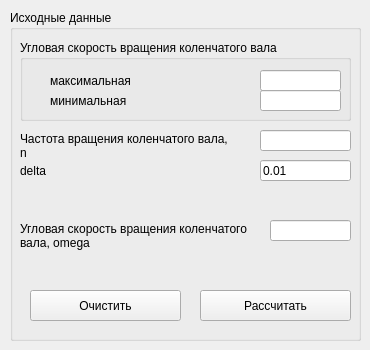
      <widget class="QWidget" name="tab_20">
       <property name="enabled">
        <bool>true</bool>
       </property>
       <attribute name="title">
        <string>Маховик</string>
       </attribute>
       <widget class="QGroupBox" name="groupBox_11">
        <property name="geometry">
         <rect>
          <x>10</x>
          <y>10</y>
          <width>351</width>
          <height>331</height>
         </rect>
        </property>
        <property name="title">
         <string>Исходные данные</string>
        </property>
        <widget class="QPushButton" name="pushButton_13">
         <property name="geometry">
          <rect>
           <x>20</x>
           <y>280</y>
           <width>151</width>
           <height>31</height>
          </rect>
         </property>
         <property name="text">
          <string>Очистить</string>
         </property>
        </widget>
        <widget class="QPushButton" name="_btn_CalcDinam_2">
         <property name="geometry">
          <rect>
           <x>190</x>
           <y>280</y>
           <width>151</width>
           <height>31</height>
          </rect>
         </property>
         <property name="text">
          <string>Рассчитать</string>
         </property>
        </widget>
        <widget class="QLineEdit" name="param_dinam_omega_2">
         <property name="geometry">
          <rect>
           <x>260</x>
           <y>210</y>
           <width>81</width>
           <height>21</height>
          </rect>
         </property>
         <property name="maximumSize">
          <size>
           <width>100</width>
           <height>16777215</height>
          </size>
         </property>
         <property name="text">
          <string/>
         </property>
        </widget>
        <widget class="QLabel" name="label_190">
         <property name="geometry">
          <rect>
           <x>10</x>
           <y>210</y>
           <width>231</width>
           <height>31</height>
          </rect>
         </property>
         <property name="text">
          <string>Угловая скорость вращения коленчатого вала, omega</string>
         </property>
         <property name="alignment">
          <set>Qt::AlignLeading|Qt::AlignLeft|Qt::AlignVCenter</set>
         </property>
         <property name="wordWrap">
          <bool>true</bool>
         </property>
        </widget>
        <widget class="QLineEdit" name="param_dinam_Fp_2">
         <property name="geometry">
          <rect>
           <x>250</x>
           <y>120</y>
           <width>91</width>
           <height>21</height>
          </rect>
         </property>
         <property name="maximumSize">
          <size>
           <width>100</width>
           <height>16777215</height>
          </size>
         </property>
         <property name="text">
          <string/>
         </property>
        </widget>
        <widget class="QLabel" name="label_191">
         <property name="geometry">
          <rect>
           <x>10</x>
           <y>120</y>
           <width>211</width>
           <height>31</height>
          </rect>
         </property>
         <property name="text">
          <string>Частота вращения коленчатого вала, n</string>
         </property>
         <property name="wordWrap">
          <bool>true</bool>
         </property>
        </widget>
        <widget class="QGroupBox" name="groupBox_12">
         <property name="geometry">
          <rect>
           <x>10</x>
           <y>30</y>
           <width>331</width>
           <height>81</height>
          </rect>
         </property>
         <property name="title">
          <string>Угловая скорость вращения коленчатого вала</string>
         </property>
         <widget class="QLabel" name="label_192">
          <property name="geometry">
           <rect>
            <x>30</x>
            <y>30</y>
            <width>161</width>
            <height>21</height>
           </rect>
          </property>
          <property name="text">
           <string>максимальная</string>
          </property>
         </widget>
         <widget class="QLineEdit" name="param_dinam_Fp_3">
          <property name="geometry">
           <rect>
            <x>240</x>
            <y>30</y>
            <width>81</width>
            <height>21</height>
           </rect>
          </property>
          <property name="maximumSize">
           <size>
            <width>100</width>
            <height>16777215</height>
           </size>
          </property>
          <property name="text">
           <string/>
          </property>
         </widget>
         <widget class="QLabel" name="label_194">
          <property name="geometry">
           <rect>
            <x>30</x>
            <y>50</y>
            <width>161</width>
            <height>21</height>
           </rect>
          </property>
          <property name="text">
           <string>минимальная</string>
          </property>
         </widget>
         <widget class="QLineEdit" name="param_dinam_Fp_4">
          <property name="geometry">
           <rect>
            <x>240</x>
            <y>50</y>
            <width>81</width>
            <height>21</height>
           </rect>
          </property>
          <property name="maximumSize">
           <size>
            <width>100</width>
            <height>16777215</height>
           </size>
          </property>
          <property name="text">
           <string/>
          </property>
         </widget>
        </widget>
        <widget class="QLabel" name="label_195">
         <property name="geometry">
          <rect>
           <x>10</x>
           <y>150</y>
           <width>211</width>
           <height>21</height>
          </rect>
         </property>
         <property name="text">
          <string>delta</string>
         </property>
         <property name="wordWrap">
          <bool>true</bool>
         </property>
        </widget>
        <widget class="QLineEdit" name="param_dinam_Fp_5">
         <property name="geometry">
          <rect>
           <x>250</x>
           <y>150</y>
           <width>91</width>
           <height>21</height>
          </rect>
         </property>
         <property name="maximumSize">
          <size>
           <width>100</width>
           <height>16777215</height>
          </size>
         </property>
         <property name="text">
          <string>0.01</string>
         </property>
         <property name="readOnly">
          <bool>true</bool>
         </property>
        </widget>
       </widget>
      </widget>
